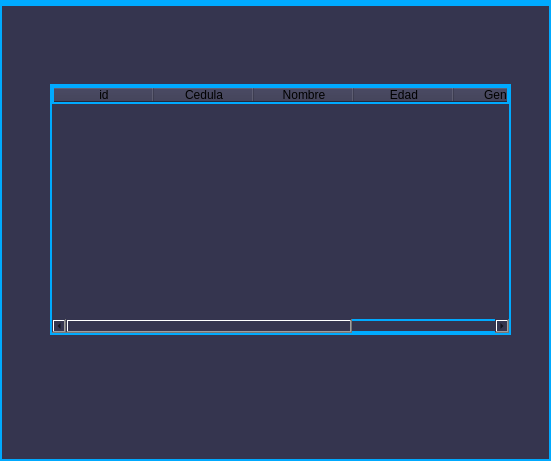
<?xml version="1.0" encoding="UTF-8"?>
<ui version="4.0">
 <class>MainWindow</class>
 <widget class="QMainWindow" name="MainWindow">
  <property name="geometry">
   <rect>
    <x>0</x>
    <y>0</y>
    <width>551</width>
    <height>461</height>
   </rect>
  </property>
  <property name="windowTitle">
   <string>MainWindow</string>
  </property>
  <property name="styleSheet">
   <string notr="true">background-color: rgb(53, 53, 79);
border: 2px solid #00aaff; /* Contorno neon azul */</string>
  </property>
  <widget class="QWidget" name="centralwidget">
   <widget class="QTableWidget" name="clientTable">
    <property name="geometry">
     <rect>
      <x>50</x>
      <y>80</y>
      <width>461</width>
      <height>251</height>
     </rect>
    </property>
    <column>
     <property name="text">
      <string>id</string>
     </property>
    </column>
    <column>
     <property name="text">
      <string>Cedula</string>
     </property>
    </column>
    <column>
     <property name="text">
      <string>Nombre</string>
     </property>
    </column>
    <column>
     <property name="text">
      <string>Edad</string>
     </property>
    </column>
    <column>
     <property name="text">
      <string>Genero</string>
     </property>
    </column>
    <column>
     <property name="text">
      <string>Telefono</string>
     </property>
    </column>
   </widget>
  </widget>
  <widget class="QMenuBar" name="menubar">
   <property name="geometry">
    <rect>
     <x>0</x>
     <y>0</y>
     <width>551</width>
     <height>22</height>
    </rect>
   </property>
  </widget>
 </widget>
 <resources/>
 <connections/>
</ui>
